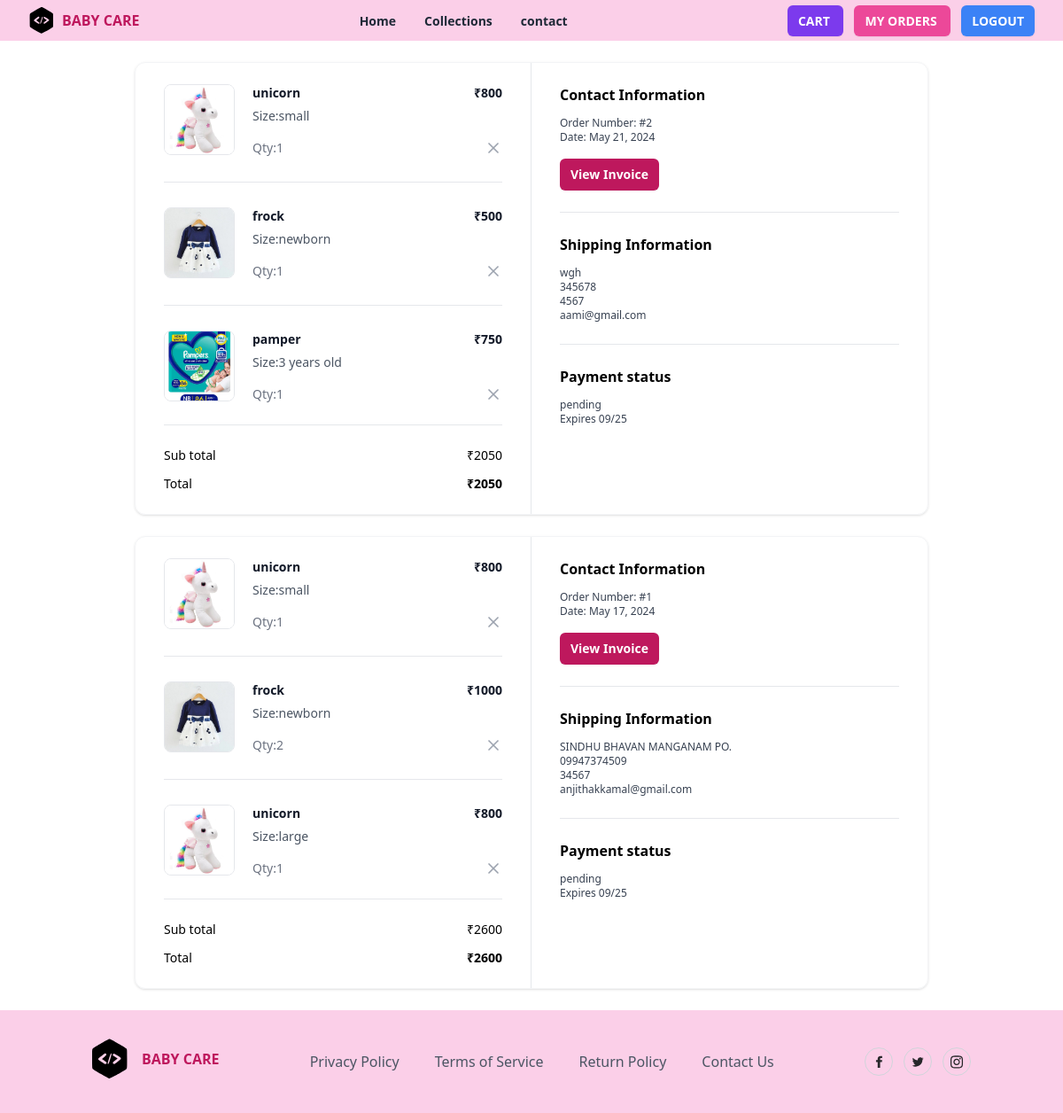
The page /order/summary (signed in) on the database its author committed.
### lullaby/models.py (models this page shows, shortened)
class BasketItem(models.Model):
    basket_object = models.ForeignKey(Basket, on_delete=models.CASCADE,related_name="cartitems")
    product_object = models.ForeignKey(Product, on_delete=models.CASCADE)
    size_object = models.ForeignKey(Size, on_delete=models.CASCADE)
    quantity = models.PositiveIntegerField(default=1)
    created_date = models.DateTimeField(auto_now_add=True)
    updated_date = models.DateTimeField(auto_now=True)
    is_active = models.BooleanField(default=True)
    is_order_placed=models.BooleanField(default=False)
    @property
    def total_amount(self):
        return self.product_object.price*self.quantity

class Product(models.Model):
    title = models.CharField(max_length=200)
    description = models.TextField(null=True, blank=True)
    size_object = models.ManyToManyField(Size,blank=True)
    category_object = models.ForeignKey(Category, on_delete=models.CASCADE)
    brand_object = models.ForeignKey(Brand, on_delete=models.CASCADE,blank=True)
    image = models.ImageField(upload_to='product_images', null=True, blank=True, default='product_images/default.jpg')
    price = models.PositiveIntegerField()
    tag_object=models.ManyToManyField(Tag)
    created_date = models.DateTimeField(auto_now_add=True)
    updated_date = models.DateTimeField(auto_now=True)
    is_active = models.BooleanField(default=True)

class Size(models.Model):
    name = models.CharField(max_length=100, unique=True)
    created_date = models.DateTimeField(auto_now_add=True)
    updated_date = models.DateTimeField(auto_now=True)
    is_active = models.BooleanField(default=True)
    def __str__(self):
        return self.name

class Order(models.Model):
    user_object = models.ForeignKey(
                                        User,
                                        on_delete=models.CASCADE,
                                        related_name='myorders'
                                    )
    basket_item_objects = models.ManyToManyField(BasketItem)
    delivery_address = models.CharField(max_length=250)
    phone = models.CharField(max_length=12)
    pin=models.CharField(max_length=10,null=True)
    email = models.CharField(max_length=100)
    pay_options = (
        ('online', 'online'),
        ('cod', 'cod')
    )
    payment_mode = models.CharField(
                                        max_length=100,
                                        choices=pay_options,
                                        default='cod'
                                    )
    order_id = models.CharField(max_length=200, null=True)
    is_paid = models.BooleanField(default=False)
    order_status = (
        ('order_confirmed', 'Order confirmed'),
        ('dispatched', 'Dispatched'),
        ('in_transit', 'In transit'),
        ('delivered', 'Delivered'),
        ('cancelled', 'Cancelled'),
    )
    status = models.CharField(
                                max_length=200,
                                choices=order_status,
                                default='order_confirmed'
                            )
    created_date = models.DateTimeField(auto_now_add=True)
    updated_date = models.DateTimeField(auto_now=True)
    is_active = models.BooleanField(default=True)
    @property
    def sub_total(self):
        basket_items=self.basket_item_objects.all()
        total=0
        if basket_items:
            for bi in basket_items:
                total+=bi.total_amount
        return total

### lullaby/views.py (the view)
# urls.py: path('order/summary',views.OrderSummaryView.as_view(),name='order-summary'),
class OrderSummaryView(View):
    def get(self,request,*args, **kwargs):
        qs=Order.objects.filter(user_object=request.user).order_by("-created_date")
        return render(request,"order_summary.html",{"data":qs})

### lullaby/templates/order_summary.html (shortened to what this page needs)
{%extends 'base.html'%}
{%block main_block%}
{%for oi in data%}
<div class="mx-auto my-4 max-w-4xl md:my-6">
    <div class="overflow-hidden rounded-xl border border-gray-100 shadow">
      <div class="grid grid-cols-1 md:grid-cols-2">
        <div class="px-5 py-6 md:border-r md:border-r-gray-200 md:px-8">
          <div class="flow-root">
            <ul class="-my-7 divide-y divide-gray-200">
           {%for bi in oi.basket_item_objects.all%}
           <li class="flex items-stretch justify-between space-x-5 py-7">
            <div class="flex flex-1 items-stretch">
              <div class="flex-shrink-0">
                <img
                  class="h-20 w-20 rounded-lg border border-gray-200 object-cover"
                  src="{{bi.product_object.image.url}}"
                  alt="https://static.nike.com/a/images/c_limit,w_592,f_auto/t_product_v1/54a510de-a406-41b2-8d62-7f8c587c9a7e/air-force-1-07-lv8-shoes-9KwrSk.png"
                />
              </div>
              <div class="ml-5 flex flex-col justify-between">
                <div class="flex-1">
                  <p class="text-sm font-bold text-gray-900">
                    {{bi.product_object.title}}
                  </p>
                  <p class="mt-1.5 text-sm font-medium text-gray-600">
                    Size:{{bi.size_object}}
                  </p>
                </div>
                <p class="mt-4 text-sm font-medium text-gray-500">Qty:{{bi.quantity}}</p>
              </div>
            </div>
            <div class="ml-auto flex flex-col items-end justify-between">
              <p class="text-right text-sm font-bold text-gray-900">
                ₹{{bi.total_amount}}
              </p>
              <button
                type="button"
                class="-m-2 inline-flex rounded p-2 text-gray-400 transition-all duration-200 hover:text-gray-900 focus:outline-none focus:ring-2 focus:ring-gray-900 focus:ring-offset-2"
              >
                <svg
                  xmlns="http://www.w3.org/2000/svg"
                  width="24"
                  height="24"
                  viewBox="0 0 24 24"
                  fill="none"
                  stroke="currentColor"
                  stroke-width="2"
                  stroke-linecap="round"
                  stroke-linejoin="round"
                  class="h-5 w-5"
                >
                  <line x1="18" y1="6" x2="6" y2="18"></line>
                  <line x1="6" y1="6" x2="18" y2="18"></line>
                </svg>
              </button>
            </div>
          </li>
          {%endfor%}
            </ul>
            <hr class="mt-6 border-gray-200" />
            <ul class="mt-6 space-y-3">
              <li class="flex items-center justify-between">
                <p class="text-sm font-medium">Sub total</p>
                <p class="text-sm font-medium">₹{{oi.sub_total}}</p>
              </li>
              <li class="flex items-center justify-between">
                <p class="text-sm font-medium ">Total</p>
                <p class="text-sm font-bold ">₹{{oi.sub_total}} </p>
              </li>
            </ul>
          </div>
        </div>
        <div class="px-5 py-6 md:px-8">
          <div class="flow-root">
            <div class="-my-6 divide-y divide-gray-200">
              <div class="py-6">
                <h2 class="text-base font-bold text-black">
                  Contact Information
                </h2>
                <p class="fontmedium mt-3 text-xs text-gray-700">
                  Order Number: #{{oi.id}}
                </p>
                <p class="text-xs font-medium text-gray-700">
                  Date: {{oi.created_date|date}}
                </p>
                <button
                  type="button"
                  class="mt-4 rounded-md bg-pink-700 px-3 py-2 text-sm font-semibold text-white shadow-sm hover:bg-black/80 focus-visible:outline focus-visible:outline-2 focus-visible:outline-offset-2 focus-visible:outline-black"
                >
                  View Invoice
                </button>
              </div>
              <div class="py-6">
                <h2 class="mb-2 text-base font-bold text-black">
                  Shipping Information
                </h2>
                <p class="mt-3 text-xs font-medium text-gray-700">{{oi.delivery_address}}
                </p>
                <p class="text-xs font-medium text-gray-700">
                  {{oi.phone}}
                </p>
                <p class="text-xs font-medium text-gray-700">{{oi.pin}}
                </p>
                <p class="text-xs font-medium text-gray-700">           {{oi.email}}
                </p>
              </div>
              <div class="py-6">
                <h2 class="text-base font-bold text-black">
                  Payment status
                </h2>
                <p class="mt-3 text-xs font-medium text-gray-700">
                 {%if order.is_paid%}
                 completed
                 {%else%}
                 pending
                 {%endif%}
                </p>
                <p class="text-xs font-medium text-gray-700">Expires 09/25</p>
              </div>
            </div>
          </div>
        </div>
      </div>
    </div>
  </div>
  {%endfor%}
{%endblock%}

### rows shown on the page
Order: sub_total "2050", id "2", created_date "May 21, 2024", delivery_address "wgh", phone "345678", pin "4567", email "aami@gmail.com"
BasketItem: product_object.image (picture), product_object "unicorn", size_object "small", quantity "1", total_amount "800"
BasketItem: product_object.image (picture), product_object "frock", size_object "newborn", quantity "1", total_amount "500"
BasketItem: product_object.image (picture), product_object "pamper", size_object "3 years old", quantity "1", total_amount "750"
Order: sub_total "2600", id "1", created_date "May 17, 2024", delivery_address "SINDHU BHAVAN MANGANAM PO.", phone "09947374509", pin "34567", email "anjithakkamal@gmail.com"
BasketItem: product_object.image (picture), product_object "unicorn", size_object "small", quantity "1", total_amount "800"
BasketItem: product_object.image (picture), product_object "frock", size_object "newborn", quantity "2", total_amount "1000"
BasketItem: product_object.image (picture), product_object "unicorn", size_object "large", quantity "1", total_amount "800"
